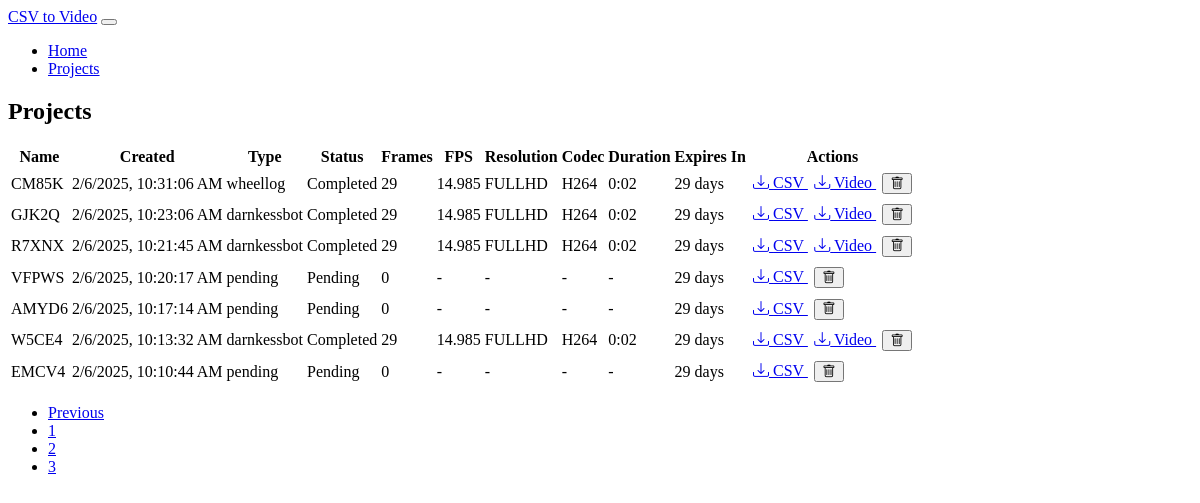
The app's page /projects?page=3 with its own data.
### models.py (models this page shows, shortened)
class Project(db.Model):
    id = db.Column(db.Integer, primary_key=True)
    name = db.Column(db.String(100), nullable=False)
    csv_file = db.Column(db.String(255), nullable=False)
    csv_type = db.Column(db.String(20), nullable=False)  # 'darnkessbot' or 'wheellog'
    created_at = db.Column(db.DateTime, nullable=False, default=datetime.utcnow)
    expiry_date = db.Column(db.DateTime, nullable=False)
    frame_count = db.Column(db.Integer, default=0)
    fps = db.Column(db.Float, default=29.97)
    video_file = db.Column(db.String(255))
    codec = db.Column(db.String(10))
    resolution = db.Column(db.String(10))  # 'fullhd' or '4k'
    video_duration = db.Column(db.Float)  # Duration in seconds
    status = db.Column(db.String(20), default='pending')  # pending, processing, completed, error
    error_message = db.Column(db.Text)
    folder_number = db.Column(db.Integer)  # New field for storing unique folder number
    def days_until_expiry(self):
        if self.expiry_date:
            delta = self.expiry_date - datetime.utcnow()
            return max(0, delta.days)
        return 0
    def get_duration_str(self):
        if self.video_duration is None:
            return '-'
        minutes = int(self.video_duration // 60)
        seconds = int(self.video_duration % 60)
        return f"{minutes}:{seconds:02d}"

### app.py (the view)
@app.route('/projects')
def list_projects():
    page = request.args.get('page', 1, type=int)
    projects = Project.query.order_by(Project.created_at.desc())\
        .paginate(page=page, per_page=10, error_out=False)
    return render_template('projects.html', projects=projects)

### templates/projects.html (shortened to what this page needs)
{% extends "base.html" %}
{% block content %}
<div class="card">
    <div class="card-header">
        <h2 class="card-title">Projects</h2>
    </div>
    <div class="card-body">
        <div class="table-responsive">
            <table class="table">
                <thead>
                    <tr>
                        <th>Name</th>
                        <th>Created</th>
                        <th>Type</th>
                        <th>Status</th>
                        <th>Frames</th>
                        <th>FPS</th>
                        <th>Resolution</th>
                        <th>Codec</th>
                        <th>Duration</th>
                        <th>Expires In</th>
                        <th>Actions</th>
                    </tr>
                </thead>
                <tbody>
                    {% for project in projects.items %}
                    <tr>
                        <td>{{ project.name }}</td>
                        <td data-timestamp="{{ project.created_at.timestamp() }}">
                        </td>
                        <td>{{ project.csv_type }}</td>
                        <td>
                            <span class="badge text-bg-{{
                                'warning' if project.status == 'processing' else
                                'success' if project.status == 'completed' else
                                'danger' if project.status == 'error' else
                                'secondary'
                            }}"
                            data-project-id="{{ project.id }}"
                            data-project-status="{{ project.status }}"
                            >{{ project.status.capitalize() }}</span>
                        </td>
                        <td>{{ project.frame_count }}</td>
                        <td>{{ project.fps if project.video_file else '-' }}</td>
                        <td>{{ project.resolution|upper if project.resolution else '-' }}</td>
                        <td>{{ project.codec|upper if project.codec else '-' }}</td>
                        <td>{{ project.get_duration_str() }}</td>
                        <td>{{ project.days_until_expiry() }} days</td>
                        <td>
                            <a href="{{ url_for('download_file', project_id=project.id, type='processed_csv') }}"
                               class="btn btn-sm btn-info">
                                <i class="bi bi-download"></i> CSV
                            </a>
                            {% if project.video_file %}
                            <a href="{{ url_for('download_file', project_id=project.id, type='video') }}"
                               class="btn btn-sm btn-success">
                                <i class="bi bi-download"></i> Video
                            </a>
                            {% endif %}
                            <button onclick="deleteProject({{ project.id }})"
                                    class="btn btn-sm btn-danger">
                                <i class="bi bi-trash"></i>
                            </button>
                        </td>
                    </tr>
                    {% endfor %}
                </tbody>
            </table>
        </div>
        {% if projects.pages > 1 %}
        <nav aria-label="Project navigation" class="mt-4">
            <ul class="pagination justify-content-center">
                {% if projects.has_prev %}
                <li class="page-item">
                    <a class="page-link" href="{{ url_for('list_projects', page=projects.prev_num) }}">Previous</a>
                </li>
                {% endif %}
                {% if projects.page > 2 %}
                <li class="page-item">
                    <a class="page-link" href="{{ url_for('list_projects', page=1) }}">1</a>
                </li>
                {% endif %}
                {% for page_num in range(projects.page - 1, projects.page + 2) %}
                    {% if page_num > 0 and page_num <= projects.pages %}
                    <li class="page-item {% if page_num == projects.page %}active{% endif %}">
                        <a class="page-link" href="{{ url_for('list_projects', page=page_num) }}">{{ page_num }}</a>
                    </li>
                    {% endif %}
                {% endfor %}
            </ul>
        </nav>
        {% endif %}
    </div>
</div>
{% endblock %}

### static/css/custom.css (style rules this page uses)
.card { margin-bottom: 2rem; }
.table td, .table th { vertical-align: middle; white-space: nowrap; }
.table td:last-child { min-width: 150px; }
.table-responsive { overflow-x: auto; }
.btn-sm { margin: 0.2rem; }

### records on screen
Project: name "CM85K", csv_type "wheellog", status "Completed", frame_count "29", video_file+fps "14.985", resolution "FULLHD", codec "H264", get_duration_str "0:02", days_until_expiry "29"
Project: name "GJK2Q", csv_type "darnkessbot", status "Completed", frame_count "29", video_file+fps "14.985", resolution "FULLHD", codec "H264", get_duration_str "0:02", days_until_expiry "29"
Project: name "R7XNX", csv_type "darnkessbot", status "Completed", frame_count "29", video_file+fps "14.985", resolution "FULLHD", codec "H264", get_duration_str "0:02", days_until_expiry "29"
Project: name "VFPWS", csv_type "pending", status "Pending", frame_count "0", video_file "-", resolution "-", codec "-", get_duration_str "-", days_until_expiry "29"
Project: name "AMYD6", csv_type "pending", status "Pending", frame_count "0", video_file "-", resolution "-", codec "-", get_duration_str "-", days_until_expiry "29"
Project: name "W5CE4", csv_type "darnkessbot", status "Completed", frame_count "29", video_file+fps "14.985", resolution "FULLHD", codec "H264", get_duration_str "0:02", days_until_expiry "29"
Project: name "EMCV4", csv_type "pending", status "Pending", frame_count "0", video_file "-", resolution "-", codec "-", get_duration_str "-", days_until_expiry "29"

### other values on screen
{{ page_num }} "2" "3"
